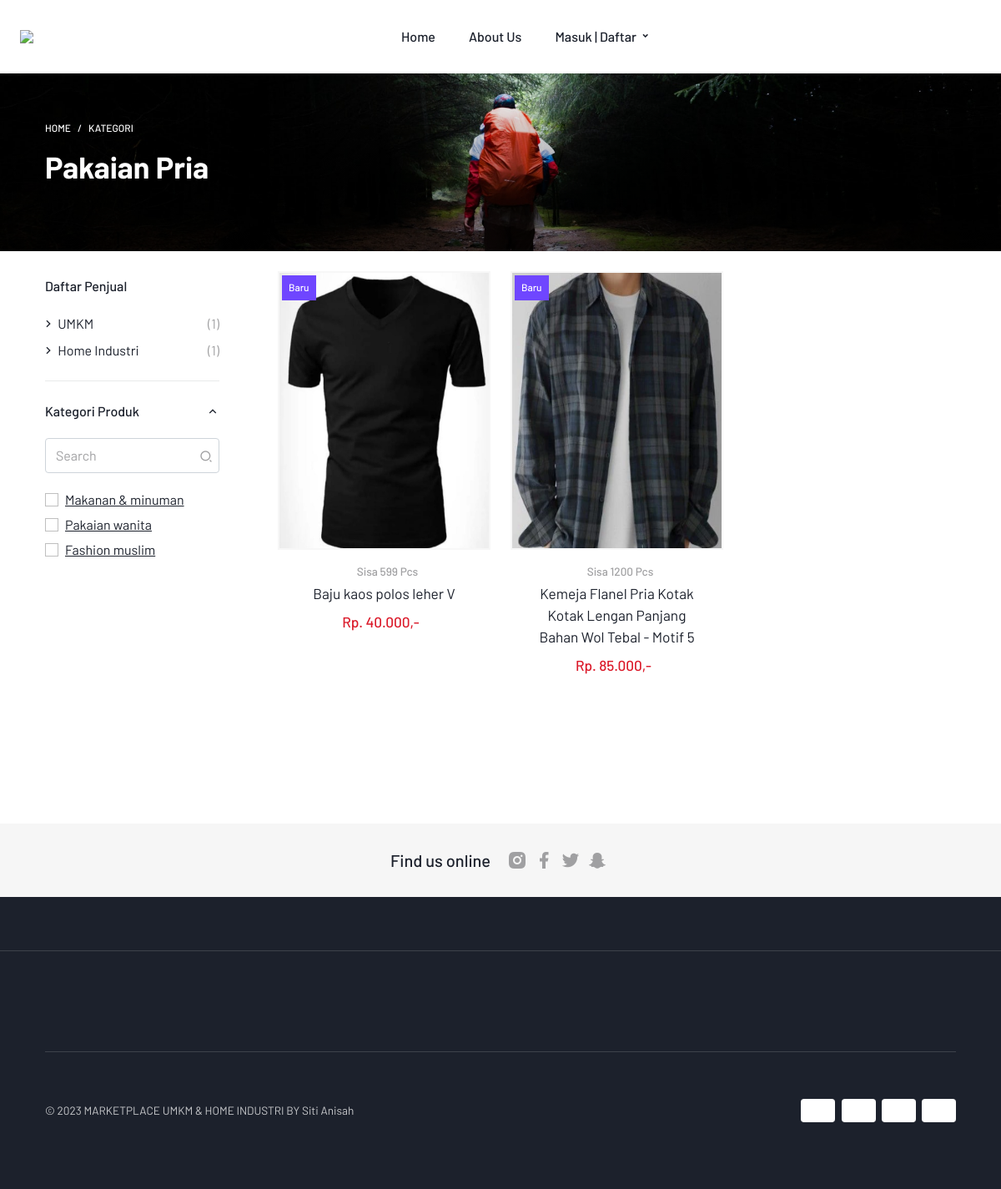
Screenshot of /category/pakaian-pria with the database file from the repository.
### tables this page shows
CREATE TABLE `tb_kategori` (
  `id_kategori` char(8) NOT NULL,
  `nama_kategori` varchar(50) DEFAULT NULL,
  `slug` varchar(100) DEFAULT NULL,
  `image` varchar(50) DEFAULT NULL
);

CREATE TABLE `tb_produk` (
  `id_produk` int(11) NOT NULL,
  `id_usaha` char(8) DEFAULT NULL,
  `id_kategori` char(8) DEFAULT NULL,
  `judul` varchar(100) DEFAULT NULL,
  `deskripsi` text DEFAULT NULL,
  `harga` varchar(10) DEFAULT NULL,
  `stok` char(4) DEFAULT NULL,
  `satuan` varchar(10) DEFAULT NULL,
  `berat` varchar(10) DEFAULT NULL,
  `kondisi` varchar(10) DEFAULT NULL,
  `slug` varchar(100) DEFAULT NULL
);

CREATE TABLE `tb_image_produk` (
  `id_image` int(11) NOT NULL,
  `id_produk` int(11) NOT NULL,
  `image` varchar(100) DEFAULT NULL
);

### application/controllers/View.php (called while the page is built, shortened)
<?php defined('BASEPATH') or exit('No direct script access allowed');
class View extends CI_Controller
{
    function __construct()
    {
        $this->load->library('pagination');
        $this->load->library('cart');
        $this->load->model(['model_user', 'model_kategori', 'model_pemesanan', 'model_produk', 'model_usaha']);
    }
    public function kategori($slug)
    {
        $this->db->from('tb_kategori');
        $this->db->where('slug', $slug);
        $cek_row = $this->db->get()->row();
        $data = array(
            'title'         => 'Kategori',
            'kategori'        => $cek_row,
            'umkm'        => $this->model_usaha->umkm(),
            'homeIndustri'    => $this->model_usaha->homeIndustri(),
        );
        $this->load->view('templates/frontend_header', $data);
        $this->load->view('pages/kategori');
        $this->load->view('templates/frontend_footer');
    }
}

### index.php (called while the page is built, shortened)
<?php
require_once BASEPATH.'core/CodeIgniter.php';

### application/libraries/Fungsi.php (called while the page is built, shortened)
<?php
class Fungsi
{
    public function nominal($angka)
    {
        return "Rp. " . number_format($angka, 0, ',', '.') . ",-";
    }
}

### application/views/pages/kategori.php (the view, shortened to what this page needs)
<section class="mt-0 ">
    <div class="py-6 bg-img-cover bg-dark bg-overlay-gradient-dark position-relative overflow-hidden mb-4 bg-pos-center-center" style="background-image: url(./assets/images/banners/banner-1.jpg);">
        <div class="container position-relative z-index-20" data-aos="fade-right" data-aos-delay="300">
            <nav aria-label="breadcrumb">
                <ol class="breadcrumb">
                    <li class="breadcrumb-item breadcrumb-light"><a href="<?= base_url(''); ?>">Home</a></li>
                    <li class="breadcrumb-item active breadcrumb-light" aria-current="page">Kategori</li>
                </ol>
            </nav>
            <h1 class="fw-bold display-6 mb-4 text-white"><?= ucwords($kategori->nama_kategori); ?></h1>
        </div>
    </div>
    <div class="container">
        <div class="row">
            <div class="d-none d-lg-flex col-lg-3">
                <div class="pe-4">
                    <aside>
                        <div class="mb-4">
                            <h2 class="mb-4 fs-6 mt-2 fw-bolder">Daftar Penjual</h2>
                            <nav>
                                <ul class="list-unstyled list-default-text">
                                    <li class="mb-2"><a class="text-decoration-none text-body text-secondary-hover transition-all d-flex justify-content-between align-items-center" href="<?= base_url('seller/umkm'); ?>"><span><i class="ri-arrow-right-s-line align-bottom ms-n1"></i> UMKM</span> <span class="text-muted ms-4">(<?= $umkm->num_rows(); ?>)</span></a>
                                    </li>
                                    <li class="mb-2"><a class="text-decoration-none text-body text-secondary-hover transition-all d-flex justify-content-between align-items-center" href="<?= base_url('seller/umkm'); ?>"><span><i class="ri-arrow-right-s-line align-bottom ms-n1"></i> Home Industri</span> <span class="text-muted ms-4">(<?= $homeIndustri->num_rows(); ?>)</span></a>
                                    </li>
                                </ul>
                            </nav>
                        </div>
                        <div class="py-4 widget-filter border-top">
                            <a class="small text-body text-decoration-none text-secondary-hover transition-all transition-all fs-6 fw-bolder d-block collapse-icon-chevron" data-bs-toggle="collapse" href="#filter-brands" role="button" aria-expanded="true" aria-controls="filter-brands">
                                Kategori Produk
                            </a>
                            <div id="filter-brands" class="collapse show">
                                <div class="input-group my-3 py-1">
                                    <input type="text" class="form-control py-2 filter-search rounded" placeholder="Search" aria-label="Search">
                                    <span class="input-group-text bg-transparent px-2 position-absolute top-7 end-0 border-0 z-index-20"><i class="ri-search-2-line text-muted"></i></span>
                                </div>
                                <div class="simplebar-wrapper">
                                    <div class="filter-options" data-pixr-simplebar>
                                        <?php
                                        $cats = $this->db->query("select * from tb_kategori where id_kategori != '$kategori->id_kategori'");
                                        foreach ($cats->result() as $cat) :
                                        ?>
                                            <div class="form-group form-check mb-0">
                                                <a href="<?= base_url('category/' . $cat->slug); ?>">
                                                    <span class="form-check-input"></span>
                                                    <label class="form-check-label fw-normal text-body flex-grow-1 d-flex justify-content-between" for="filter-brand-0"><?= ucfirst($cat->nama_kategori); ?></label>
                                                </a>
                                            </div>
                                        <?php endforeach ?>
                                    </div>
                                </div>
                            </div>
                        </div>
                    </aside>
                </div>
            </div>
            <div class="col-12 col-lg-9">
                <div class="row g-4 mb-5">
                    <?php
                    $produk = $this->db->query("select * from tb_produk where id_kategori='$kategori->id_kategori'");
                    foreach ($produk->result() as $data) :
                        $image = $this->db->query("select * from tb_image_produk where id_produk='$data->id_produk' order by id_image LIMIT 1");
                    ?>
                        <div class="col-12 col-sm-6 col-md-4">
                            <div class="card position-relative h-100 card-listing hover-trigger">
                                <?php if ($data->kondisi == true) : ?>
                                    <span class="badge card-badge bg-primary">
                                        <?= $data->kondisi; ?>
                                    </span>
                                <?php endif ?>
                                <div class="card-header">
                                    <picture class="position-relative overflow-hidden d-block bg-light">
                                        <?php
                                        if ($image->num_rows()) {
                                            foreach ($image->result() as $foto) :
                                        ?>
                                                <img class="w-100 img-fluid position-relative z-index-10" title="" src="<?= base_url('uploads/produk/' . $foto->image); ?>" style="height: 330px;">
                                            <?php endforeach ?>
                                        <?php } else { ?>
                                            <img class="w-100 img-fluid position-relative z-index-10" title="" src="<?= base_url('assets/frontend/dist/'); ?>assets/images/products/product-3.jpg" alt="">
                                        <?php } ?>
                                    </picture>
                                    <div class="card-actions">
                                    </div>
                                </div>
                                <div class="card-body px-0 text-center">
                                    <div class="d-flex justify-content-center align-items-center mx-auto mb-1">
                                        <span class="small fw-bolder ms-2 text-muted">Sisa <?= $data->stok; ?> <?= $data->satuan; ?></span>
                                    </div>
                                    <a class="mb-0 mx-2 mx-md-4 fs-p link-cover text-decoration-none d-block text-center" href="<?= base_url('product/' . $data->slug); ?>"><?= ucfirst($data->judul); ?></a>
                                    <div class="d-flex justify-content-center align-items-center mt-2">
                                        <p class="mb-0 me-2 text-danger fw-bolder"><span><?= $this->fungsi->nominal($data->harga) ?></span></p>
                                    </div>
                                </div>
                            </div>
                        </div>
                    <?php endforeach ?>
                </div>
            </div>
        </div>
    </div>
</section>

### application/views/templates/frontend_header.php (shortened to what this page needs)
<!doctype html>
<html lang="en">
<head>
    <link rel="stylesheet" href="<?= base_url('assets/frontend/dist/'); ?>assets/css/libs.bundle.css" />
    <link rel="stylesheet" href="<?= base_url('assets/frontend/dist/'); ?>assets/css/theme.bundle.css" />
</head>
<body class="">
    <nav class="navbar navbar-expand-lg navbar-light bg-white border-bottom mx-0 p-0 flex-column  border-0">
        <div class="w-100 pb-lg-0 pt-lg-0 pt-4 pb-3">
            <div class="container-fluid d-flex justify-content-between align-items-center flex-wrap">
                <a class="navbar-brand fw-bold fs-3 m-0 p-0 flex-shrink-0" href="<?= base_url(''); ?>">
                    <div class="d-flex align-items-center">
                        <div class="f-w-6 d-flex align-items-center me-2 lh-1">
                            <img src="<?= base_url('assets/frontend/'); ?>homeindustri.png" class=" img-responsive">
                        </div>
                    </div>
                </a>
                <div class="ms-5 flex-shrink-0 collapse navbar-collapse navbar-collapse-light w-auto flex-grow-1" id="navbarNavDropdown">
                    <ul class="navbar-nav py-lg-2 mx-auto">
                        <li class="nav-item me-lg-4">
                            <a class="nav-link fw-bolder py-lg-4" href="<?= base_url(''); ?>">
                                Home
                            </a>
                        </li>
                        <li class="nav-item me-lg-4">
                            <a class="nav-link fw-bolder py-lg-4" href="#">
                                About Us
                            </a>
                        </li>
                        <?php if ($this->session->userdata('user_id')) { ?>
                            <li class="nav-item dropdown me-lg-4">
                                <a class="nav-link fw-bolder dropdown-toggle py-lg-4" href="#" role="button" data-bs-toggle="dropdown" aria-haspopup="true" aria-expanded="false">
                                    Menu Anda
                                </a>
                                <ul class="dropdown-menu">
                                    <li><a class="dropdown-item" href="<?= base_url('dashboard'); ?>">Dashboard</a></li>
                                    <li><a class="dropdown-item" href="<?= base_url('transaksi/transaksiSaya'); ?>">Transaksi Saya</a></li>
                                    <li><a class="dropdown-item" href="<?= base_url('keluar'); ?>">Keluar</a></li>
                                </ul>
                            </li>
                        <?php } else { ?>
                            <li class="nav-item dropdown me-lg-4">
                                <a class="nav-link fw-bolder dropdown-toggle py-lg-4" href="#" role="button" data-bs-toggle="dropdown" aria-haspopup="true" aria-expanded="false">
                                    Masuk | Daftar
                                </a>
                            </li>
                        <?php } ?>
                    </ul>
                </div>
            </div>
        </div>
    </nav>

### application/views/templates/frontend_footer.php (shortened to what this page needs)
<footer class="bg-dark mt-10  ">
    <div class="bg-light py-4">
        <div class="container d-flex justify-content-center align-items-center py-2">
            <p class="lead fw-bolder mb-0 lh-1">Find us online</p>
            <ul class="list-unstyled d-flex justify-content-start align-items-center mb-0 ms-3 lh-1">
                <li class="mx-1 mb-0 lh-1"><a class="text-muted text-decoration-none opacity-75-hover transition-all lh-1" href="#"><i class="ri-instagram-fill ri-xl lh-1"></i></a></li>
                <li class="mx-1 mb-0 lh-1"><a class="text-muted text-decoration-none opacity-75-hover transition-all lh-1" href="#"><i class="ri-facebook-fill ri-xl lh-1"></i></a></li>
                <li class="mx-1 mb-0 lh-1"><a class="text-muted text-decoration-none opacity-75-hover transition-all lh-1" href="#"><i class="ri-twitter-fill ri-xl lh-1"></i></a></li>
                <li class="mx-1 mb-0 lh-1"><a class="text-muted text-decoration-none opacity-75-hover transition-all lh-1" href="#"><i class="ri-snapchat-fill ri-xl lh-1"></i></a></li>
            </ul>
        </div>
    </div>
    <div class="border-top-white-opacity py-7 mt-7 text-white">
        <div class="container" data-aos="fade-in">
            <div class="border-top-white-opacity justify-content-between flex-column flex-md-row align-items-center d-flex pt-6 mt-6 px-0">
                <p class="small opacity-75">&copy; <?= date('Y'); ?> <?php echo $this->config->item('nama_aplikasi'); ?> BY <?php echo $this->config->item('nama_mhs'); ?></p>
                <nav>
                    <ul class="list-unstyled">
                        <li class="d-inline-block me-1 bg-white rounded px-2 pt-1"><i class="pi pi-paypal pi-sm"></i></li>
                        <li class="d-inline-block me-1 bg-white rounded px-2 pt-1"><i class="pi pi-mastercard pi-sm"></i>
                        </li>
                        <li class="d-inline-block me-1 bg-white rounded px-2 pt-1"><i class="pi pi-american-express pi-sm"></i></li>
                        <li class="d-inline-block bg-white rounded px-2 pt-1"><i class="pi pi-visa pi-sm"></i></li>
                    </ul>
                </nav>
            </div>
        </div>
    </div>
</footer>
</body>
</html>

### rows the page displays
tb_kategori: nama_kategori "Pakaian Pria"
tb_kategori: nama_kategori "Makanan & minuman"
tb_kategori: nama_kategori "Pakaian wanita"
tb_kategori: nama_kategori "Fashion muslim"
tb_produk: kondisi "Baru", stok "599", satuan "Pcs", judul "Baju kaos polos leher V", harga "Rp. 40.000,-"
tb_image_produk: image (picture)
tb_produk: kondisi "Baru", stok "1200", satuan "Pcs", judul "Kemeja Flanel Pria Kotak Kotak Lengan Panjang Bahan Wol Tebal - Motif 5", harga "Rp. 85.000,-"
tb_image_produk: image (picture)

### other values shown
$umkm->num_rows() "1"
$homeIndustri->num_rows() "1"
$this->config->item('nama_aplikasi') "MARKETPLACE UMKM & HOME INDUSTRI"
$this->config->item('nama_mhs') "Siti Anisah"
